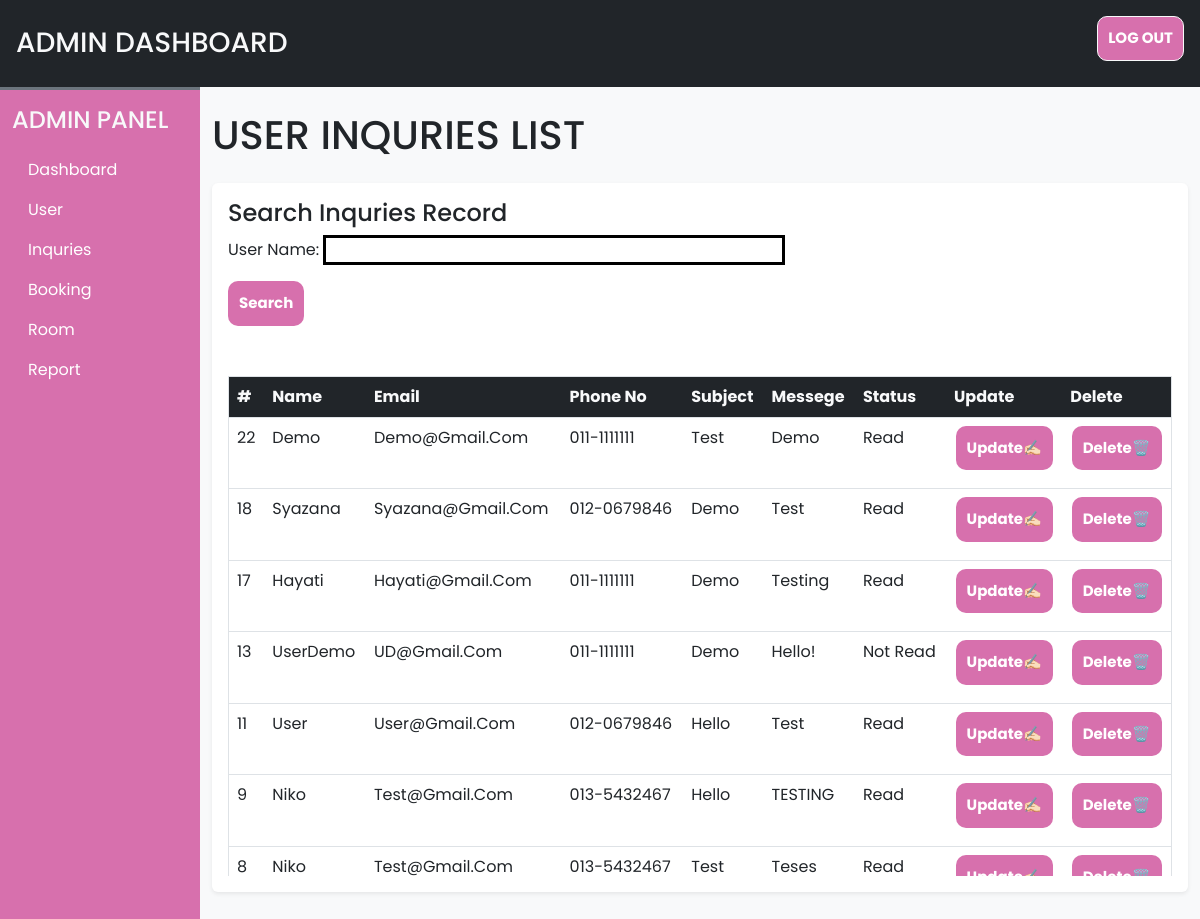
Screenshot of /admin/inquriesList.php (signed in) with the database file from the repository.
### tables this page shows
CREATE TABLE `user_queries` (
  `sr_no` int(225) NOT NULL,
  `names` varchar(225) NOT NULL,
  `email` varchar(225) NOT NULL,
  `phone` varchar(225) NOT NULL,
  `subjects` varchar(200) NOT NULL,
  `messege` varchar(500) NOT NULL,
  `status` varchar(225) NOT NULL
);

### admin/inquriesList.php (the view, shortened to what this page needs)
<!DOCTYPE html>
<html>
<head>
<?php
require('inc/links.php');
?>
</head>
<body class="bg-light">
<?php
    require('inc/header.php')
?>
<div class="container-fluid" id="main-content">
    <div class="row">
        <div class="col-lg-10 ms-auto p4 overflow-hidden">
            <br>
            <h1 class="mb-4">USER INQURIES LIST</h1>
            <div class="card border-0 shadow-sm mb-4">
                <div class="card-body">
                <form action="inquriesFound.php" method="post">
                <h4>Search Inquries Record</h4>
                <p><label class="label" for="names">User Name:</label>
                <input id="names" type="text"style="border-style:solid;" name="names" size="30"
                maxlength="50" value="<?php if (isset($_POST['names']))
                echo $_POST['names'];?>"/></p>
                <input class="btn" id="submit" type="submit" name="submit" value="Search"/></p>
                </form>
                <br>
                <div class="table-responsive-md" style="height:500px; overflow-y: scroll;">
                <table class="table table-hover border">
                        <thead class="sticky-top">
                        <tr class="bg-dark text-light">
                        <th scope="col">#</th>
                        <th scope="col">Name</th>
                        <th scope="col">Email</th>
                        <th scope="col">Phone No</th>
                        <th scope="col" >Subject</th>
                        <th scope="col" >Messege</th>
                        <th scope="col" >Status</th>
                        <th scope="col" >Update</th>
                        <th scope="col" >Delete</th>
                        </tr>
                    </thead>
                    <tbody>
                    <?php
                    	$q = "SELECT * FROM user_queries ORDER BY sr_no DESC";
                        $data = @mysqli_query ($con, $q);
                        while($row=mysqli_fetch_assoc($data))
                                {
                                    echo '<tr>
                                    <td>'.$row['sr_no'].'</td>
                                    <td>'.$row['names'].'</td>
                                    <td>'.$row['email'].'</td>
                                    <td>'.$row['phone'].'</td>
                                    <td>'.$row['subjects'].'</td>
                                    <td>'.$row['messege'].'</td>
                                    <td>'.$row['status'].'</td>
                                    <td align = "center"><a class="btn" href = "inquriesUpdate.php?id='.$row['sr_no'].'">Update✍🏻</a></td>
                                    <td align = "center"><a class="btn" href = "inquriesDelete.php?id='.$row['sr_no'].'">Delete🗑️</a></td>
                                    </tr>';
                                }
                    ?>
                    </tbody>
                    </table>
                </div>
                </div>
            </div>
        </div>
    </div>
</div>
</body>
</html>

### rows the page displays
user_queries: sr_no "22", names "Demo", email "Demo@gmail.com", phone "011-1111111", subjects "Test", messege "Demo", status "Read"
user_queries: sr_no "18", names "Syazana", email "Syazana@gmail.com", phone "012-0679846", subjects "Demo", messege "Test", status "Read"
user_queries: sr_no "17", names "Hayati", email "Hayati@gmail.com", phone "011-1111111", subjects "Demo", messege "Testing", status "Read"
user_queries: sr_no "13", names "UserDemo", email "UD@gmail.com", phone "011-1111111", subjects "Demo", messege "Hello!", status "Not Read"
user_queries: sr_no "11", names "User", email "User@gmail.com", phone "012-0679846", subjects "Hello", messege "Test", status "Read"
user_queries: sr_no "9", names "Niko", email "Test@gmail.com", phone "013-5432467", subjects "Hello", messege "TESTING", status "Read"
user_queries: sr_no "8", names "Niko", email "Test@gmail.com", phone "013-5432467", subjects "Test", messege "Teses", status "Read"
